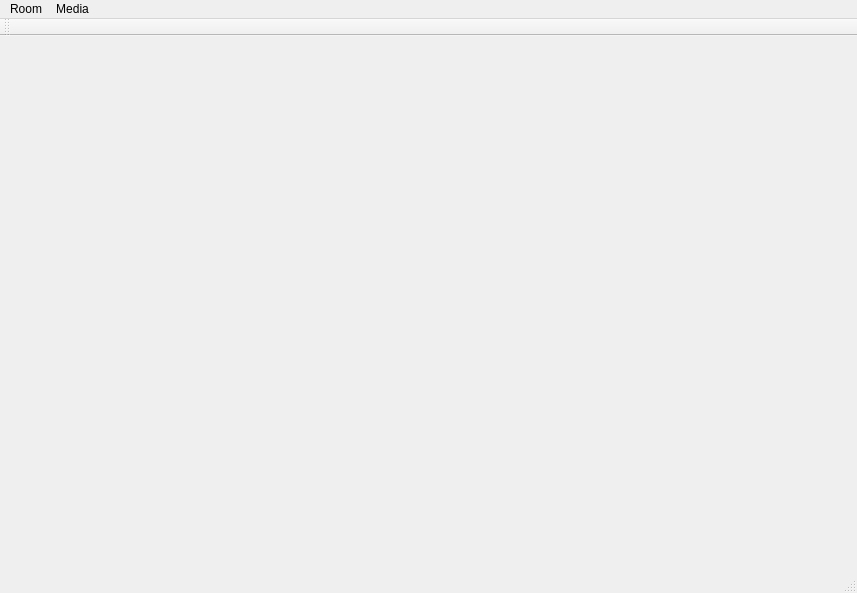
<?xml version="1.0" encoding="UTF-8"?>
<ui version="4.0">
 <class>MainWindow</class>
 <widget class="QMainWindow" name="MainWindow">
  <property name="geometry">
   <rect>
    <x>0</x>
    <y>0</y>
    <width>857</width>
    <height>593</height>
   </rect>
  </property>
  <property name="windowTitle">
   <string>MainWindow</string>
  </property>
  <widget class="QWidget" name="centralwidget"/>
  <widget class="QStatusBar" name="statusbar"/>
  <widget class="QToolBar" name="toolBar">
   <property name="enabled">
    <bool>true</bool>
   </property>
   <property name="windowTitle">
    <string>toolBar</string>
   </property>
   <attribute name="toolBarArea">
    <enum>TopToolBarArea</enum>
   </attribute>
   <attribute name="toolBarBreak">
    <bool>false</bool>
   </attribute>
  </widget>
  <widget class="QMenuBar" name="menubar">
   <property name="geometry">
    <rect>
     <x>0</x>
     <y>0</y>
     <width>857</width>
     <height>17</height>
    </rect>
   </property>
   <widget class="QMenu" name="menuActions">
    <property name="title">
     <string>Room</string>
    </property>
   </widget>
   <widget class="QMenu" name="menuMedia">
    <property name="title">
     <string>Media</string>
    </property>
   </widget>
   <addaction name="menuActions"/>
   <addaction name="menuMedia"/>
  </widget>
 </widget>
 <resources/>
 <connections/>
</ui>
